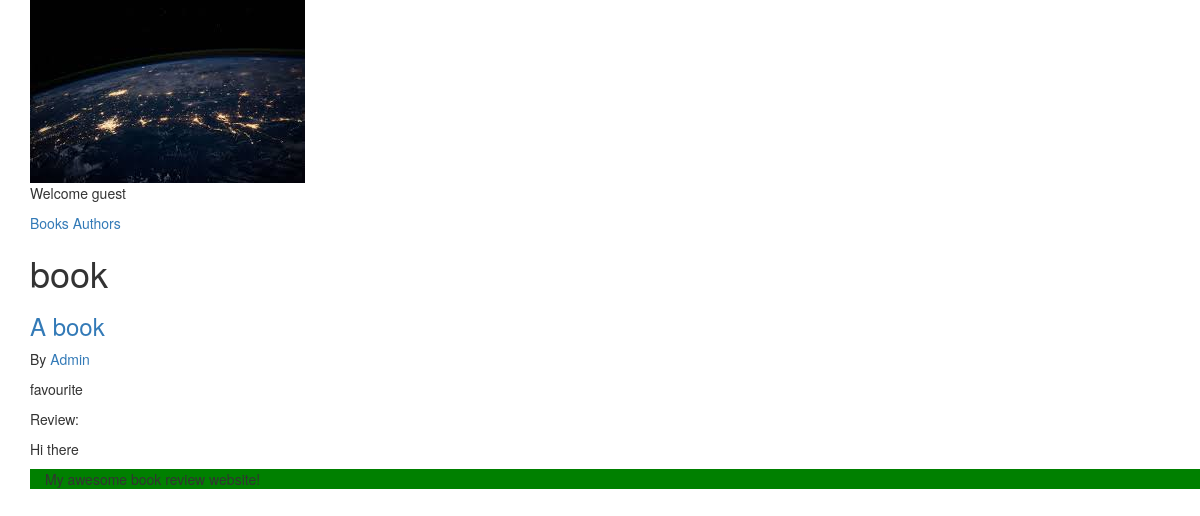
The app's page /, older data.
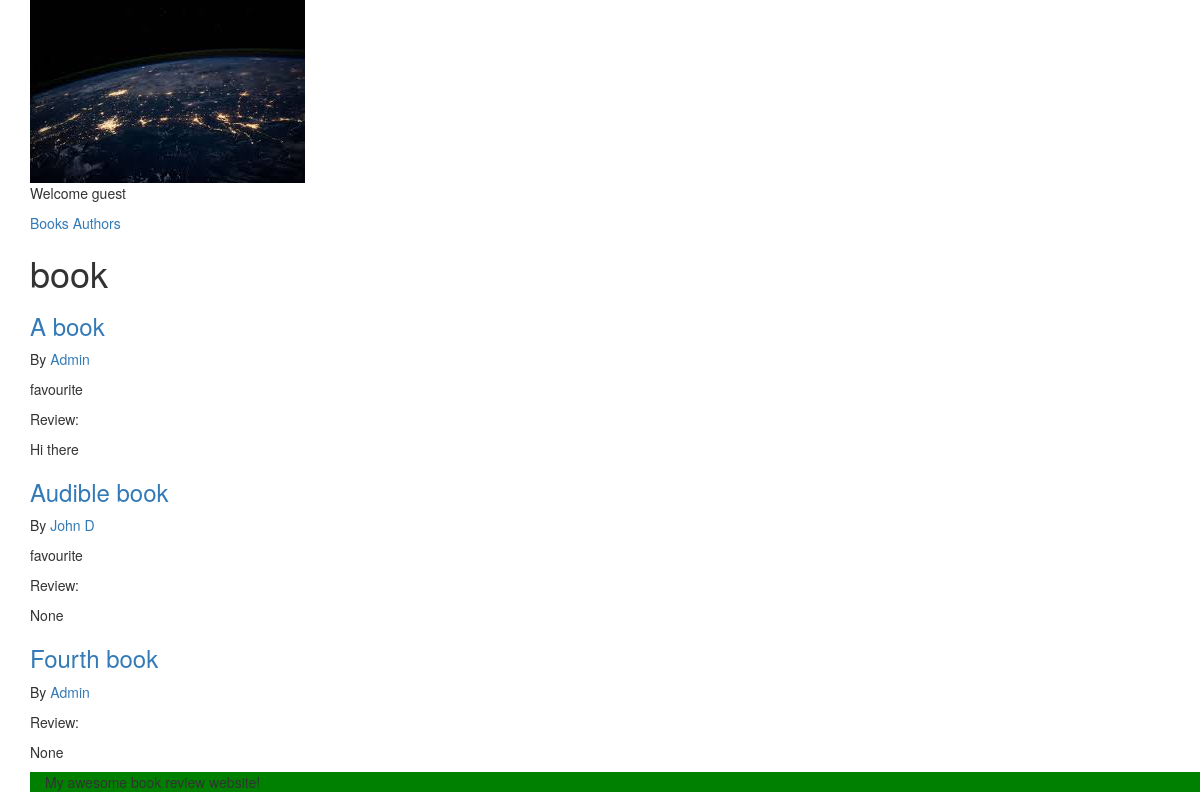
The same page, newer data.
### books/models.py (models this page shows, shortened)
class Book(models.Model):
	title = models.CharField(max_length=150)
	authors = models.ManyToManyField("Author", related_name="books")
	review =models.TextField(blank=True, null=True)
	date_reviewed = models.DateTimeField(blank=True, null=True)
	is_favourite = models.BooleanField(default=False, verbose_name='Favourite?')

class Author(models.Model):
	name = models.CharField(max_length=70,
		help_text='use pen name, not real name',
		unique=True)

### books/views.py (the view)
# urls.py: url('^$', list_books, name='books'),
def list_books(request):
	books = Book.objects.exclude(date_reviewed__isnull=True
												).prefetch_related('authors')
	context = {'books': books }
	return render(request,'list.html',context)

### books/templates/list.html
{% extends "base.html" %}
{% load humanize %}
  {% block content %}
  <h1> {{ book.count|apnumber|title }} book{{ book.count|pluralize }}</h1>
  {% for book in books %}
     {% include "book-detail.html" %}
   {% endfor %}
  {% endblock %}

### books/templates/book-detail.html
				<div class='book'>
					<h3><a href="{% url 'book-detail' book.pk %}">
						{{ book.title }}</a></h3>
					<p>By {% for author in book.authors.all %}
			    		<a href="{% url 'author-detail' author.pk %}"> {{ author.name }}</a>
			    	{% endfor %}</p>
					{%  if book.is_favourite %}
					<p class='highlight'> favourite </p>
					{% endif %}
					<p>Review: {{ book.review|linebreaks }}</p>
			    </div>

Row changes from the older to the newer data that the page shows:
added Book: title "Audible book", is_favourite "favourite", review "None"
now on this page (row unchanged): Author: name "John D", shown under "Audible book"
added Book: title "Fourth book", review "None", Author (name "Admin")
